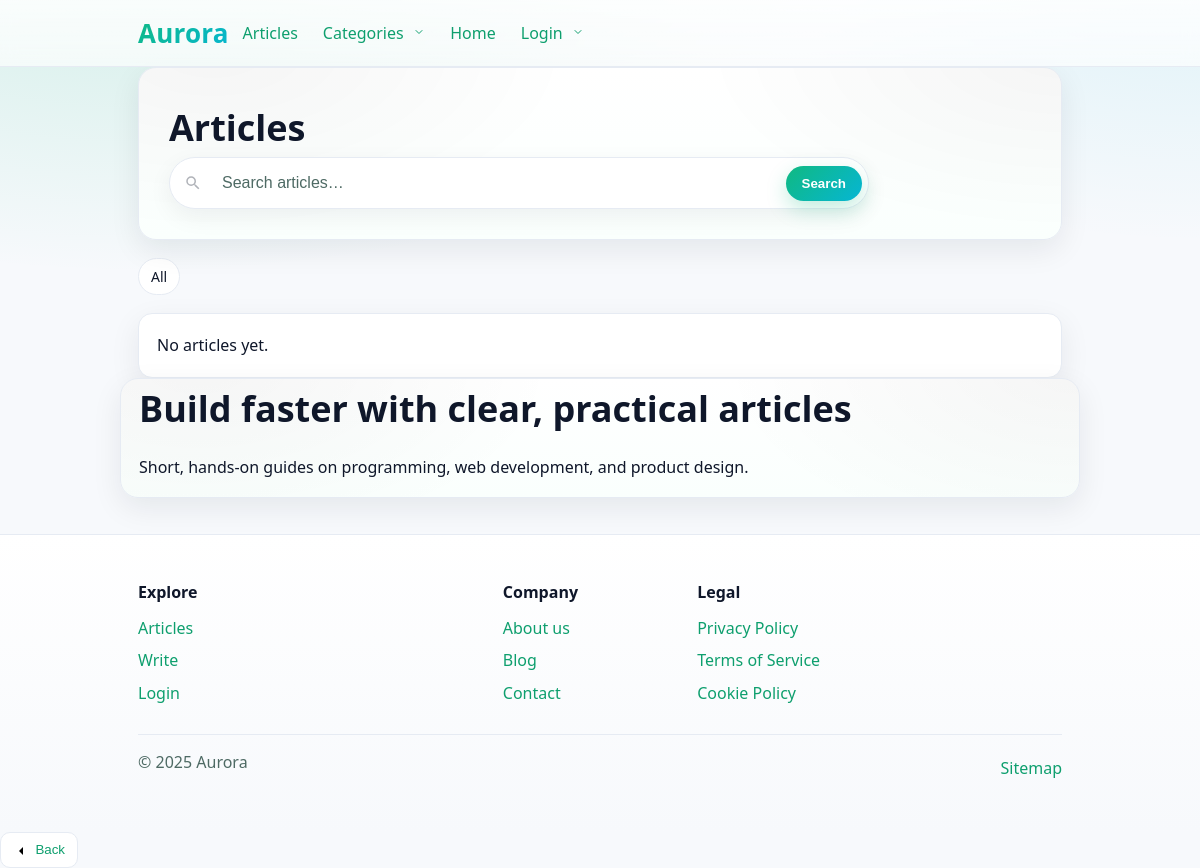
/articles/?category=13, run on an earlier commit of the app's database.
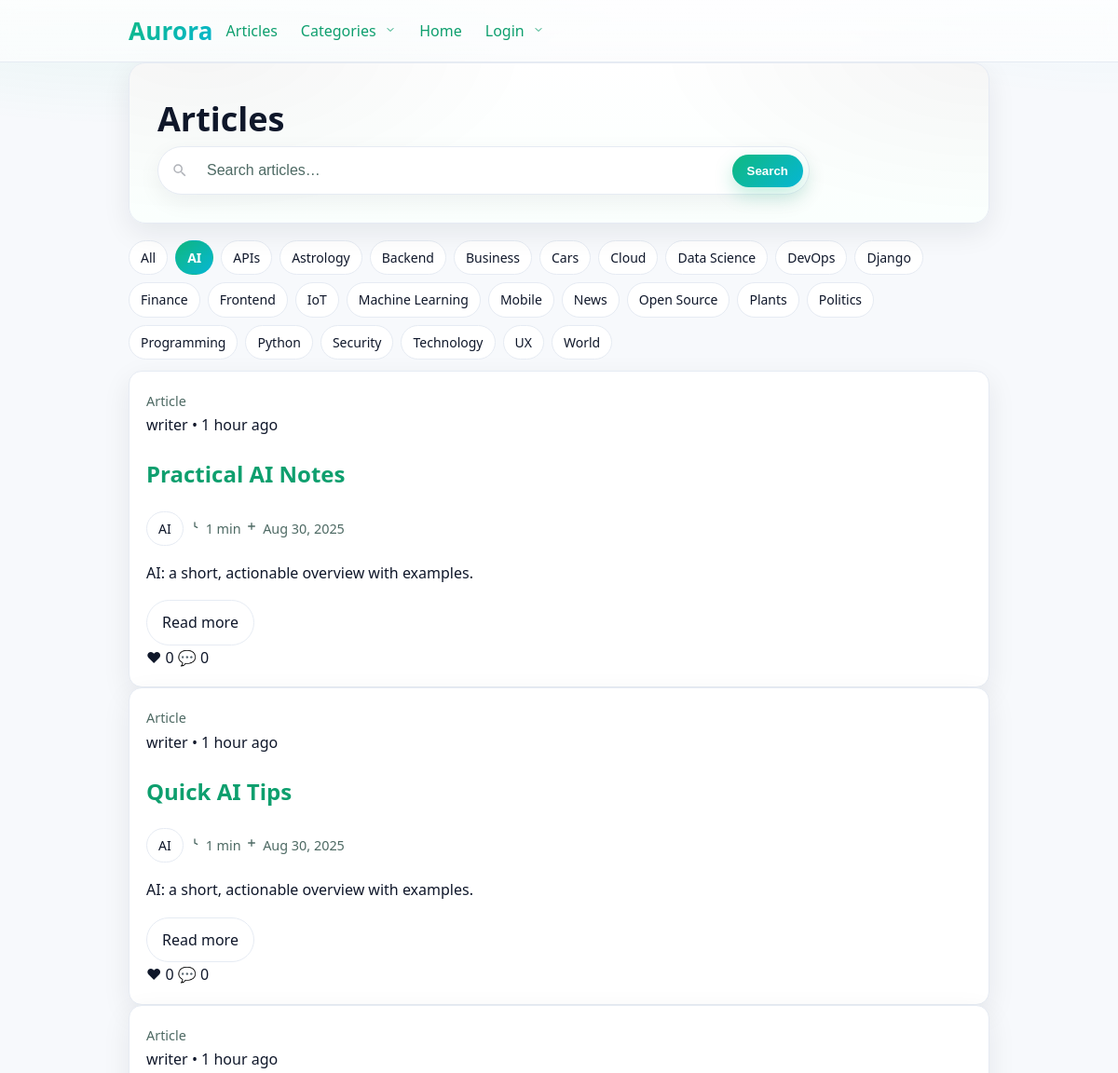
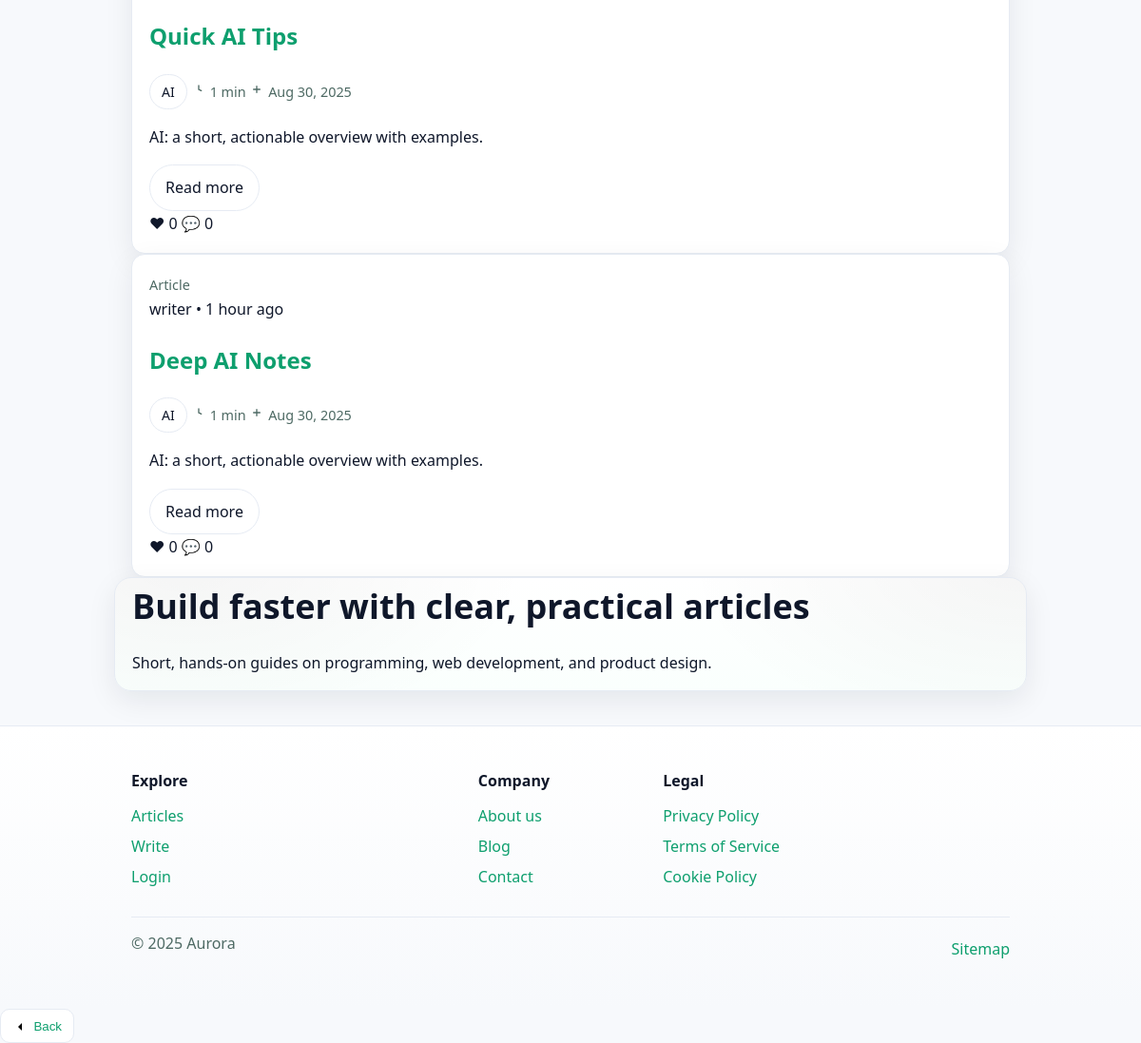
And on a later commit of the database (2 pictures, top to bottom).
### category/models.py (models this page shows, shortened)
class Category(models.Model):
    name = models.CharField(
        "Name",
        max_length=64,
        unique=True,
    )
    description = models.TextField(
        "Description",
        blank=True,
    )
    created_at = models.DateTimeField(
        "Created at",
        auto_now_add=True,
    )
    class Meta:
        ordering = ["name"]

### articles/models.py (models this page shows, shortened)
class Article(models.Model):
    title = models.CharField(max_length=150)
    description = models.CharField(max_length=160)
    body = models.TextField()
    image = models.ImageField(
        upload_to=article_image_path, blank=True, null=True
    )
    is_published = models.BooleanField(default=True)
    published_at = models.DateTimeField(auto_now_add=True)
    updated_at = models.DateTimeField(auto_now=True)
    author = models.ForeignKey(
        settings.AUTH_USER_MODEL,
        on_delete=models.CASCADE,
        related_name="articles",
    )
    category = models.ForeignKey(
        Category,
        verbose_name="Category",
        on_delete=models.SET_NULL,
        null=True,
        blank=True,
        related_name="articles",
    )
    class Meta:
        ordering = ["-published_at"]
    @property
    def reading_minutes(self) -> int:
        words = len(self.body.split())
        return max(1, words // 200)

### users/models.py (models this page shows, shortened)
class User(AbstractUser):
    avatar = models.ImageField(
        upload_to="avatars/", blank=True, null=True
    )
    bio = models.TextField(blank=True)
    rating = models.IntegerField(default=0)
    is_verified = models.BooleanField(default=False)

### articles/views.py (the view)
# urls.py: path("", HomeListView.as_view(), name="index"),
class HomeListView(ListView):
    model = Article
    template_name = "articles/list.html"
    context_object_name = "articles"
    paginate_by = 6
    def get_queryset(self):
        user = self.request.user
        qs = Article.objects.select_related("author", "category")
        author_param = (self.request.GET.get("author") or "").strip().lower()
        if author_param == "me" and user.is_authenticated:
            qs = qs.filter(author_id=user.id)
        elif author_param.isdigit():
            author_id = int(author_param)
            if user.is_authenticated and author_id == user.id:
                qs = qs.filter(author_id=user.id)
            else:
                qs = qs.filter(author_id=author_id, is_published=True)
        else:
            qs = qs.filter(is_published=True)
        q = (self.request.GET.get("q") or "").strip()
        if q:
            qs = qs.filter(
                Q(title__icontains=q) | Q(description__icontains=q) | Q(body__icontains=q)
            )
        cat = (self.request.GET.get("category") or "").strip()
        if cat.isdigit():
            qs = qs.filter(category_id=cat)
        return qs.order_by("-published_at", "-pk")
    def get_context_data(self, **kwargs):
        ctx = super().get_context_data(**kwargs)
        user = self.request.user
        author_param = (self.request.GET.get("author") or "").strip().lower()
        is_my = author_param == "me" or (
            author_param.isdigit() and user.is_authenticated and int(author_param) == user.id
        )
        ctx.update({
            "categories": Category.objects.all(),
            "active_category": (self.request.GET.get("category") or "").strip(),
            "search_query": (self.request.GET.get("q") or "").strip(),
            "is_my_articles": is_my,
        })
        return ctx

### category/context_processors.py (called while the page is built)
def nav_categories(request):
    items = (
        Category.objects.annotate(article_count=Count("articles"))
        .order_by("-article_count", "name")[:12]
    )
    return {"nav_categories": items}

### templates/articles/list.html (shortened to what this page needs)
{% extends "base.html" %}
{% block content %}
<section class="section container">
  <div class="hero-gradient" style="margin-bottom:var(--g-3)">
    <div style="display:flex;align-items:center;justify-content:space-between;gap:12px;flex-wrap:wrap">
      <h1 class="page-title m0">{% if is_my_articles %}My articles{% else %}Articles{% endif %}</h1>
    </div>
    <form class="articles-search" method="get" action="{% url 'articles:index' %}">
      <input type="search"
             name="q"
             placeholder="Search articles…"
             value="{{ search_query }}">
      <button class="btn-search" type="submit">Search</button>
    </form>
  </div>
  <div class="chips">
    <a class="chip {% if not active_category %}active{% endif %}"
       href="{% url 'articles:index' %}{% if is_my_articles %}?author=me{% endif %}">All</a>
    {% for cat in categories %}
      {% if is_my_articles %}
        <a class="chip {% if active_category == cat.pk|stringformat:'s' %}active{% endif %}"
           href="{% url 'articles:index' %}?author=me&category={{ cat.pk }}">{{ cat.name }}</a>
      {% else %}
        <a class="chip {% if active_category == cat.pk|stringformat:'s' %}active{% endif %}"
           href="{% url 'articles:index' %}?category={{ cat.pk }}">{{ cat.name }}</a>
      {% endif %}
    {% endfor %}
  </div>
  {% if page_obj.object_list %}
    <div class="feed feed--compact">
      {% for item in page_obj %}
        <article class="card card--post">
          <div class="meta-top">
            <span class="badge meta-type">Article</span>
            <div class="meta-author">
              <span class="name">{{ item.author.get_full_name|default:item.author.username }}</span>
              <span class="dot">•</span>
              <span class="ago">{{ item.published_at|timesince }} ago</span>
            </div>
          </div>
          <h2 class="post-title">
            <a href="{% url 'articles:detail' item.pk %}">{{ item.title }}</a>
          </h2>
          <div class="meta-row">
            {% if item.category %}
              <a class="chip cat-pill"
                 href="{% url 'articles:index' %}?category={{ item.category_id }}">{{ item.category.name }}</a>
            {% endif %}
            <span class="badge">
              <svg width="16" height="16" viewBox="0 0 24 24" aria-hidden="true">
                <path d="M12 6v6l4 2" fill="none" stroke="currentColor" stroke-width="2" stroke-linecap="round"/>
              </svg>
              {{ item.reading_minutes }} min
            </span>
            <span class="badge">
              <svg width="16" height="16" viewBox="0 0 24 24" aria-hidden="true">
                <path d="M7 12h10M12 7v10" fill="none" stroke="currentColor" stroke-width="2" stroke-linecap="round"/>
              </svg>
              {{ item.published_at|date:"M j, Y" }}
            </span>
          </div>
          <p class="post-preview">
            {% if item.description %}
              {{ item.description }}
            {% else %}
              {{ item.body|striptags|truncatewords:40 }}
            {% endif %}
          </p>
          <div class="post-actions">
            <a class="cta secondary" href="{% url 'articles:detail' item.pk %}">Read more</a>
            <div class="counters">
              <span class="c">❤ 0</span>
              <span class="c">💬 0</span>
            </div>
          </div>
        </article>
      {% endfor %}
    </div>
  {% else %}
    <div class="card" style="margin-top:var(--g-3)">
      {% if is_my_articles and request.user.is_authenticated %}
        <p class="m0">You haven’t published anything yet.</p>
        <div class="mt"><a class="cta" href="{% url 'articles:create' %}">Write your first article</a></div>
      {% else %}
        <p class="m0">No articles yet.</p>
      {% endif %}
    </div>
  {% endif %}
</section>
<section class="section container hero-gradient" aria-labelledby="seo-h1">
  <h2 id="seo-h1" class="page-title">Build faster with clear, practical articles</h2>
  <p class="page-sub">Short, hands-on guides on programming, web development, and product design.</p>
</section>
{% endblock %}

What changed in the data, as far as the page shows it:
added Category: name "AI"
added Category: name "APIs"
added Category: name "Astrology"
added Category: name "Backend"
added Category: name "Business"
added Category: name "Cars"
added Category: name "Cloud"
added Category: name "Data Science"
added Category: name "DevOps"
added Category: name "Django"
added Category: name "Finance"
added Category: name "Frontend"
added Category: name "IoT"
added Category: name "Machine Learning"
added Category: name "Mobile"
added Category: name "News"
added Category: name "Open Source"
added Category: name "Plants"
added Category: name "Politics"
added Category: name "Programming"
added Category: name "Python"
added Category: name "Security"
added Category: name "Technology"
added Category: name "UX"
added Category: name "World"
added Article: author.get_full_name "writer", published_at "1 hour", title "Practical AI Notes", category.name "AI", reading_minutes "1", published_at "Aug 30, 2025", description "AI: a short, actionable overview with examples."
added Article: author.get_full_name "writer", published_at "1 hour", title "Quick AI Tips", category.name "AI", reading_minutes "1", published_at "Aug 30, 2025", description "AI: a short, actionable overview with examples."
added Article: author.get_full_name "writer", published_at "1 hour", title "Quick AI Tips", category.name "AI", reading_minutes "1", published_at "Aug 30, 2025", description "AI: a short, actionable overview with examples."
added Article: author.get_full_name "writer", published_at "1 hour", title "Deep AI Notes", category.name "AI", reading_minutes "1", published_at "Aug 30, 2025", description "AI: a short, actionable overview with examples."
Also different on the page:
text no longer shown: "No articles yet."
